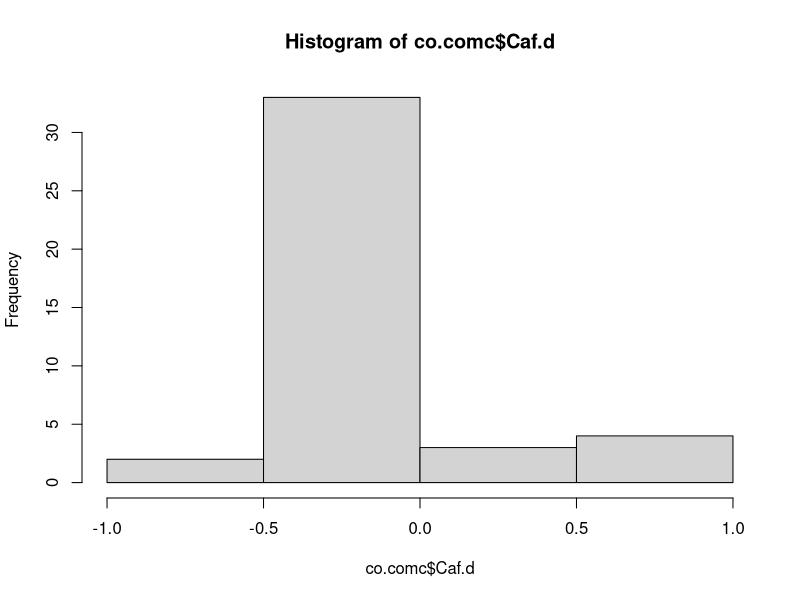
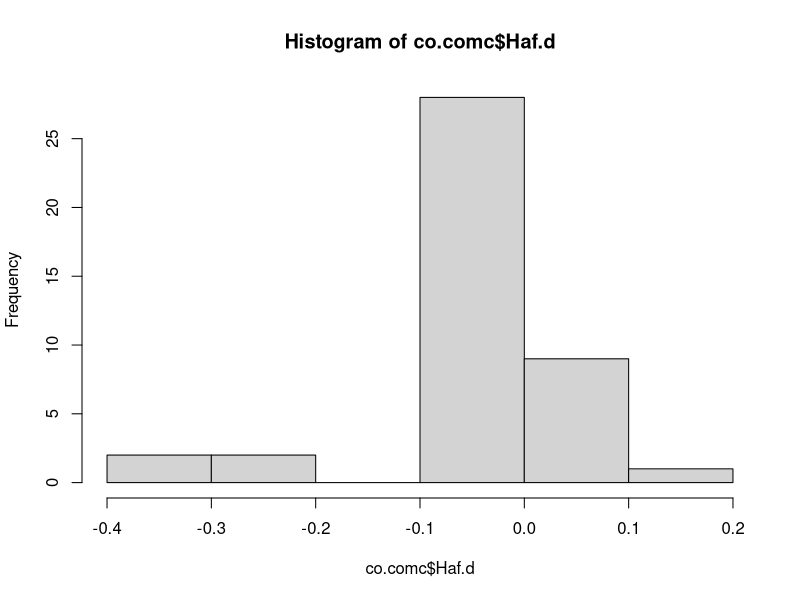
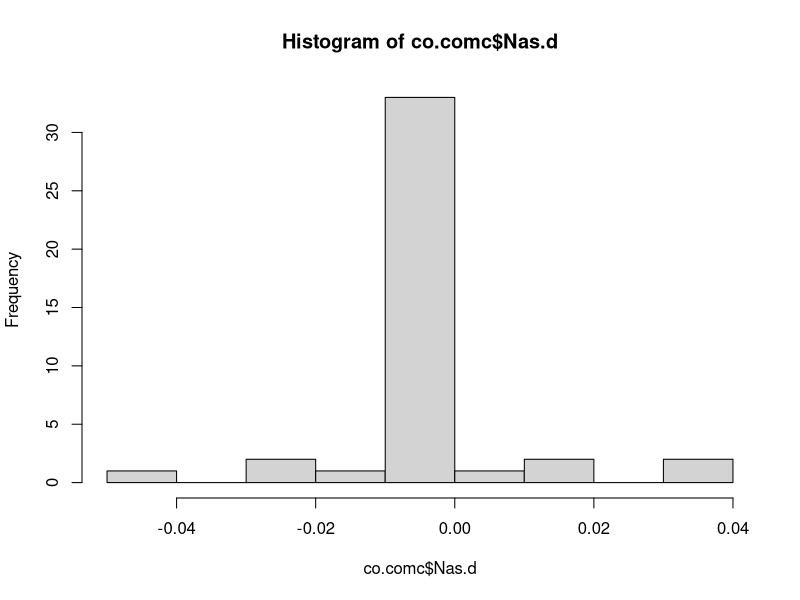
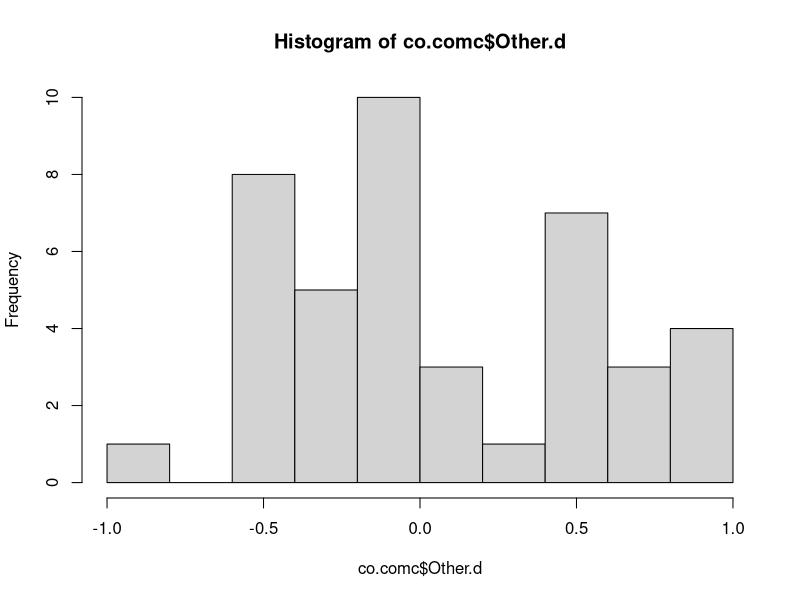
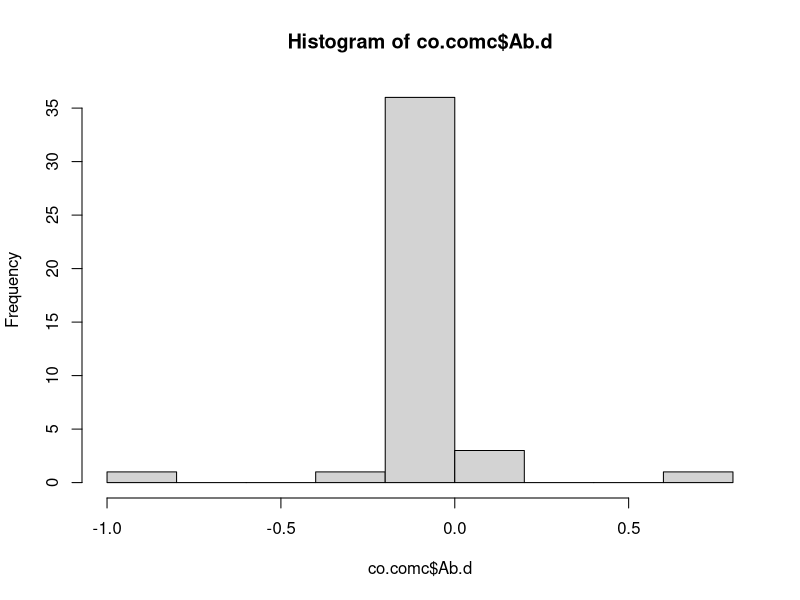
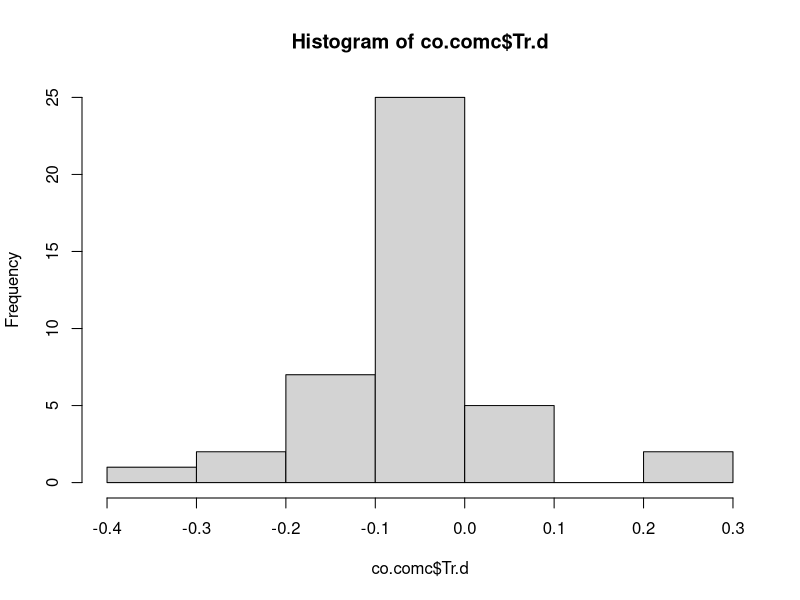
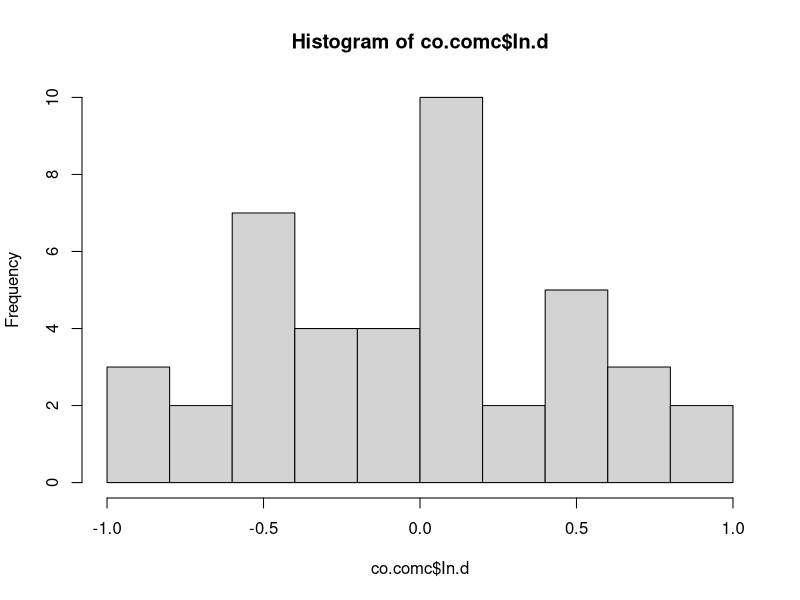
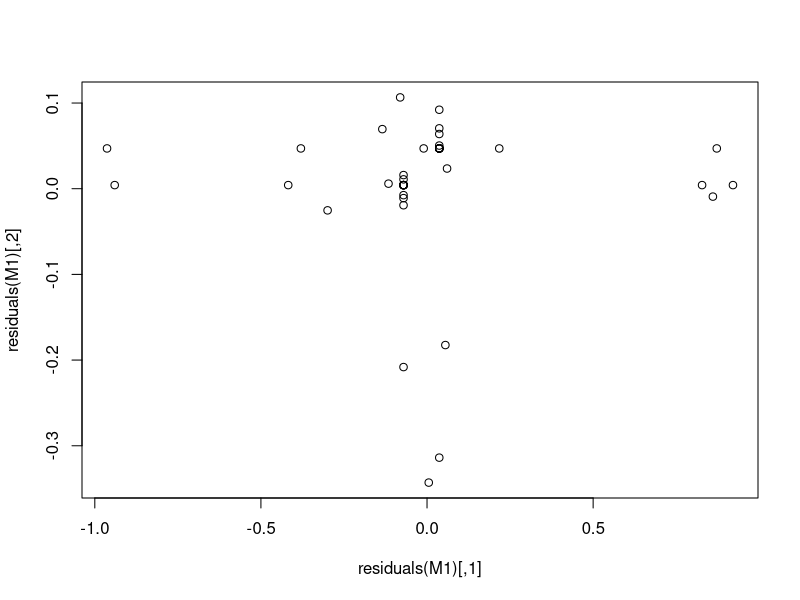

Write the R code that produced these figures, in order. (Note: this script raises an error after producing the figures.)
#1-Nov-19
#CPA and EAP
#Carry over and carry over matched control analysis

#load and process data
co.comc = read.table(file="CO-COMC.csv", header = T, sep = ",")#load table into R
str(co.comc)#returns structure of table
names(co.comc)

#total carry over seconds
co.comc$total.co = co.comc$CAfCO + co.comc$HAfCO + co.comc$NASCO + co.comc$OtherCO + co.comc$AbCO + co.comc$TrCO + co.comc$InCO + co.comc$BOCO

#total carry over matched control seconds
co.comc$total.comc = co.comc$CafCOMC + co.comc$HafCOMC + co.comc$NASCOMC + co.comc$OtherCOMC + co.comc$AbCOMC+ co.comc$TrCOMC + co.comc$InCOMC + co.comc$BOCOMC

#calculate proportions CO
co.comc$CAfCO.p = co.comc$CAfCO/co.comc$total.co
co.comc$HAfCO.p = co.comc$HAfCO/co.comc$total.co
co.comc$NASCO.p = co.comc$NASCO/co.comc$total.co
co.comc$OtherCO.p = co.comc$OtherCO/co.comc$total.co
co.comc$AbCO.p = co.comc$AbCO/co.comc$total.co
co.comc$TrCO.p = co.comc$TrCO/co.comc$total.co
co.comc$InCO.p = co.comc$InCO/co.comc$total.co

#calculate proportions COMC
co.comc$CAfCOMC.p = co.comc$CafCOMC/co.comc$total.comc
co.comc$HAfCOMC.p = co.comc$HafCOMC/co.comc$total.comc
co.comc$NASCOMC.p = co.comc$NASCOMC/co.comc$total.comc
co.comc$OtherCOMC.p = co.comc$OtherCOMC/co.comc$total.comc
co.comc$AbCOMC.p = co.comc$AbCOMC/co.comc$total.comc
co.comc$TrCOMC.p = co.comc$TrCOMC/co.comc$total.comc
co.comc$InCOMC.p = co.comc$InCOMC/co.comc$total.comc

#calculate difference of CO and COMC
co.comc$Caf.d = co.comc$CAfCO.p - co.comc$CAfCOMC.p
co.comc$Haf.d = co.comc$HAfCO.p - co.comc$HAfCOMC.p
co.comc$Nas.d = co.comc$NASCO.p - co.comc$NASCOMC.p
co.comc$Other.d = co.comc$OtherCO.p - co.comc$OtherCOMC.p
co.comc$Ab.d = co.comc$AbCO.p - co.comc$AbCOMC.p
co.comc$Tr.d = co.comc$TrCO.p - co.comc$TrCOMC.p
co.comc$In.d = co.comc$InCO.p - co.comc$InCOMC.p

#graphs
hist(co.comc$Caf.d)
hist(co.comc$Haf.d)
hist(co.comc$Nas.d)
hist(co.comc$Other.d)
hist(co.comc$Ab.d)
hist(co.comc$Tr.d)
hist(co.comc$In.d)


#condense dependent variables
y <- cbind(co.comc$Caf.d, co.comc$Haf.d, co.comc$Nas.d, co.comc$Other.d, co.comc$Ab.d, co.comc$Tr.d, co.comc$In.d)#combines dependent variables

#run manova
manova(y ~ Condition * Life, data=co.comc, na.action=na.omit)
M1 <- manova(y ~ Condition * Life, data=co.comc, na.action=na.omit)
summary(M1, tol=0)#tol=0 overrides error code, overall test summary
summary.aov(M1)

#RE-RAN EVERYTHING UP TO HERE

#interaction is not significant, so it can be removed
manova(y ~ Condition + Life, data=co.comc, na.action=na.omit)
M1 <- manova(y ~ Condition + Life, data=co.comc, na.action=na.omit)
summary(M1, tol=0)#tol=0 overrides error code, overall test summary
summary.aov(M1)

#can remove life history since it is not significant
manova(y ~ Condition, data=co.comc, na.action=na.omit)
M1 <- manova(y ~ Condition, data=co.comc, na.action=na.omit)
summary(M1, tol=0)#tol=0 overrides error code, overall test summary
summary.aov(M1)

#use graphics to analyze residuals
plot(residuals(M1))
qqnorm(residuals(M1))#this looks bad
qqline(residuals(M1))
hist(residuals(M1))#but this looks really good

#response 6 = Travel is significant, paired t-test to analyze
t.test(co.comc$Tr.d ~ co.comc$Condition,  alternative = c("two.sided"), paired=F)
#chimpanzees travelled more in the carry over matched control after chimpanzee interaction

#try a different way to analyze, paired t-test of interaction v matched control for each behavior, p = 0.007
t.test(co.comc$HAfCO.p, co.comc$HAfCOMC.p, paired=T) #p = .09045
t.test(co.comc$CAfCO.p, co.comc$CAfCOMC.p, paired=T) #p = .7843
t.test(co.comc$NASCO.p, co.comc$NASCOMC.p, paired=T) #p = .9998
t.test(co.comc$OtherCO.p, co.comc$OtherCOMC.p, paired=T) #p = .2464
t.test(co.comc$AbCO.p, co.comc$AbCOMC.p, paired=T) #p = .7702
t.test(co.comc$TrCO.p, co.comc$TrCOMC.p, paired=T) #p = .012065
t.test(co.comc$InCO.p, co.comc$InCOMC.p, paired=T) #p = .7146


